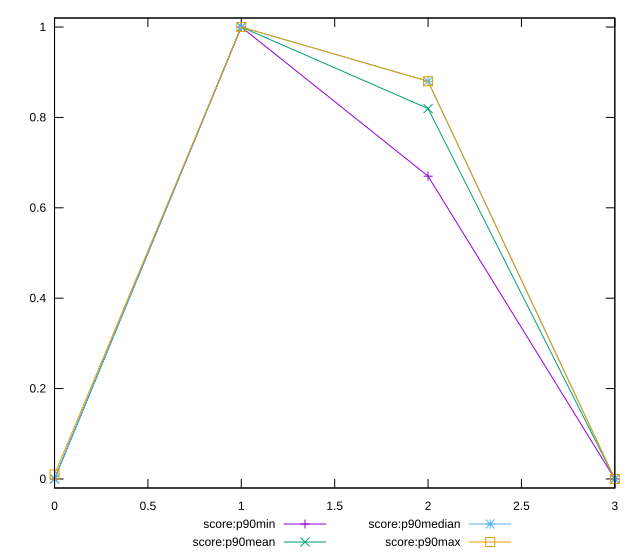

This figure's gnuplot source:
reset

$scoreP90Min <<EOF
0 0
1 1
2 0.67
3 0
EOF

$scoreP90Mean <<EOF
0 0.00010638297872340425
1 1
2 0.8195698924731184
3 0
EOF

$scoreP90Median <<EOF
0 0
1 1
2 0.88
3 0
EOF

$scoreP90Max <<EOF
0 0.01
1 1
2 0.88
3 0
EOF

set key outside below
set xrange [0:3]
set yrange [-0.02:1.02]
set trange [-0.02:1.02]
set terminal svg size 640, 560 enhanced background rgb 'white'
set output "reports/report_00030_2021-02-24T20-42-31.540Z/uses-text-compression/progression/score.svg"

plot $scoreP90Min title "score:p90min" with linespoints, \
     $scoreP90Mean title "score:p90mean" with linespoints, \
     $scoreP90Median title "score:p90median" with linespoints, \
     $scoreP90Max title "score:p90max" with linespoints

reset
